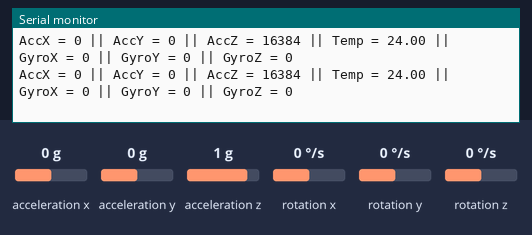
Simulated run of this sketch. Board: Arduino Uno, built with avr-gcc and run on an emulated ATmega328P. Parts: the last lines printed to the serial monitor. Wiring (inferred from the names in the program): MPU-6050 motion sensor at I2C address 0x68. The test bench sets the inputs (shaded band); at power-on: acceleration x 0 g, acceleration y 0 g, acceleration z 1 g, rotation x 0 °/s, rotation y 0 °/s, rotation z 0 °/s.

Above: at 1.2 s.
1.3 s: acceleration x set to -1.4 g
At 1.56 s:
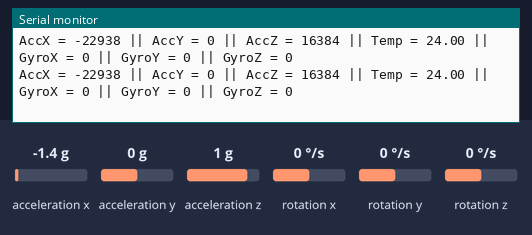
4.3 s: acceleration y set to -1.4 g
At 4.31 s:
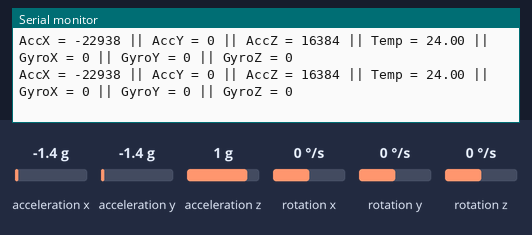
7.3 s: acceleration z set to -1.4 g
At 7.31 s:
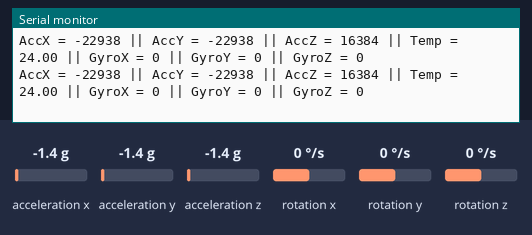
10.3 s: rotation x set to -192 °/s
At 10.33 s:
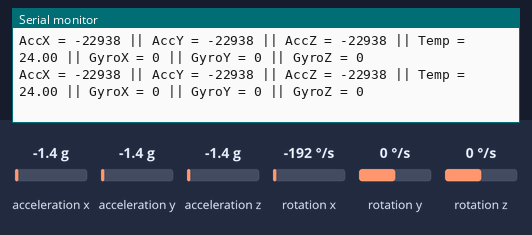
13.3 s: rotation y set to -192 °/s
At 13.5 s:
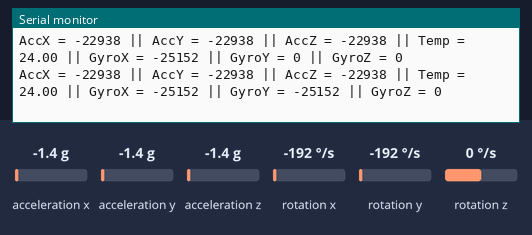
16.3 s: rotation z set to -192 °/s
At 16.35 s:
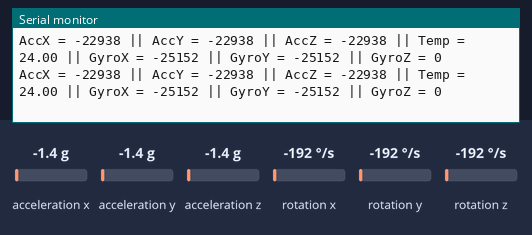

Measured:
- after the input at 1.3 s, the serial monitor: prints a new line after 0.16 s (image 1)
- after the input at 13.3 s, the serial monitor: prints a new line after 0.09 s (image 5)

The sketch:

TestAcc.ino
```cpp
#include <Wire.h>
const int MPU6050_addr=0x68;
int16_t AccX,AccY,AccZ,Temp,GyroX,GyroY,GyroZ;

// Ethernet A4 (SDA), A5 (SCL)

void setup() {
    Serial.begin(9600, SERIAL_8N1);
    Serial.print("Hello");

    Wire.begin();
    Wire.beginTransmission(MPU6050_addr);
    Wire.write(0x6B);
    Wire.write(0);
    Wire.endTransmission(true);
}

void loop() {
    digitalWrite(12, LOW);
    Wire.beginTransmission(MPU6050_addr);
    Wire.write(0x3B);
    Wire.endTransmission(false);
    Wire.requestFrom(MPU6050_addr,14,true);
    AccX=Wire.read()<<8|Wire.read();
    AccY=Wire.read()<<8|Wire.read();
    AccZ=Wire.read()<<8|Wire.read();
    Temp=Wire.read()<<8|Wire.read();
    GyroX=Wire.read()<<8|Wire.read();
    GyroY=Wire.read()<<8|Wire.read();
    GyroZ=Wire.read()<<8|Wire.read();
    digitalWrite(12, HIGH);


    Serial.print("AccX = "); Serial.print(AccX);
    Serial.print(" || AccY = "); Serial.print(AccY);
    Serial.print(" || AccZ = "); Serial.print(AccZ);
    Serial.print(" || Temp = "); Serial.print(Temp/340.00+36.53);
    Serial.print(" || GyroX = "); Serial.print(GyroX);
    Serial.print(" || GyroY = "); Serial.print(GyroY);
    Serial.print(" || GyroZ = "); Serial.println(GyroZ);
    //delay(1000);
}
```
